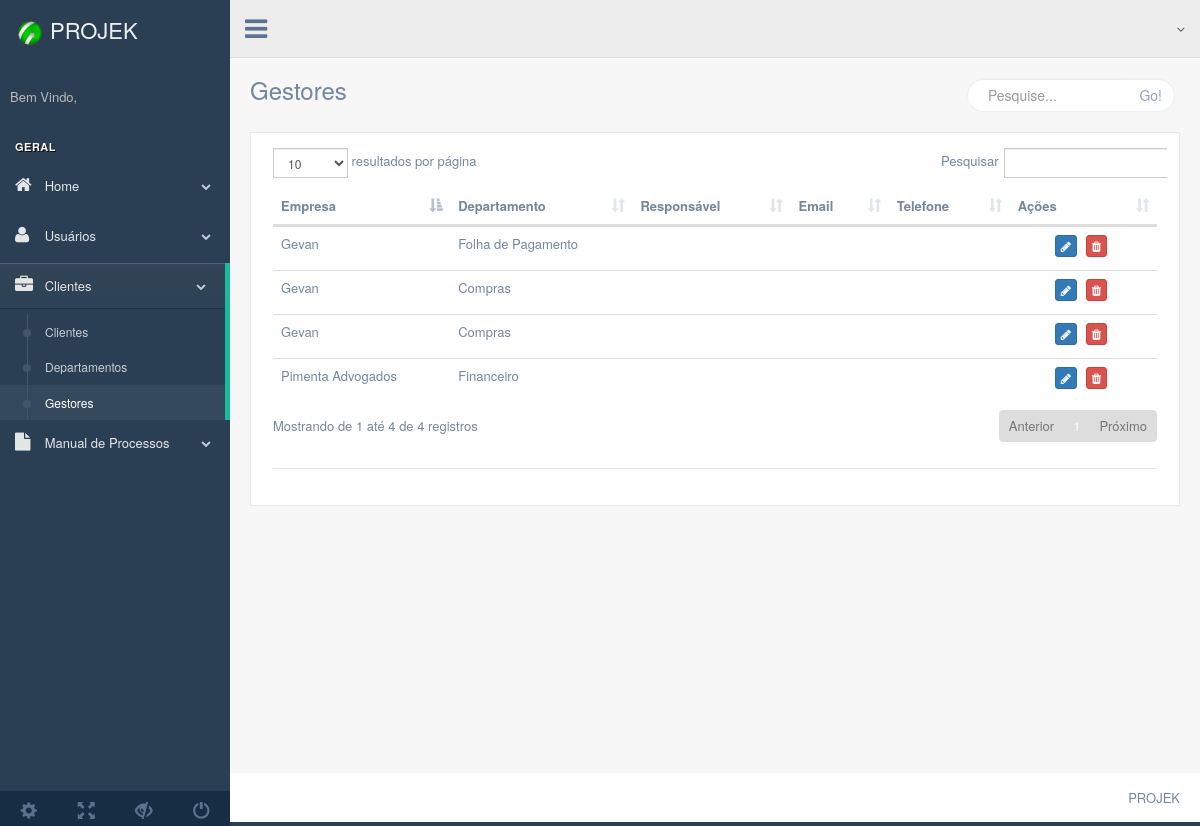
/production/php/clientes/gestores.php, run on an earlier commit of the app's database.
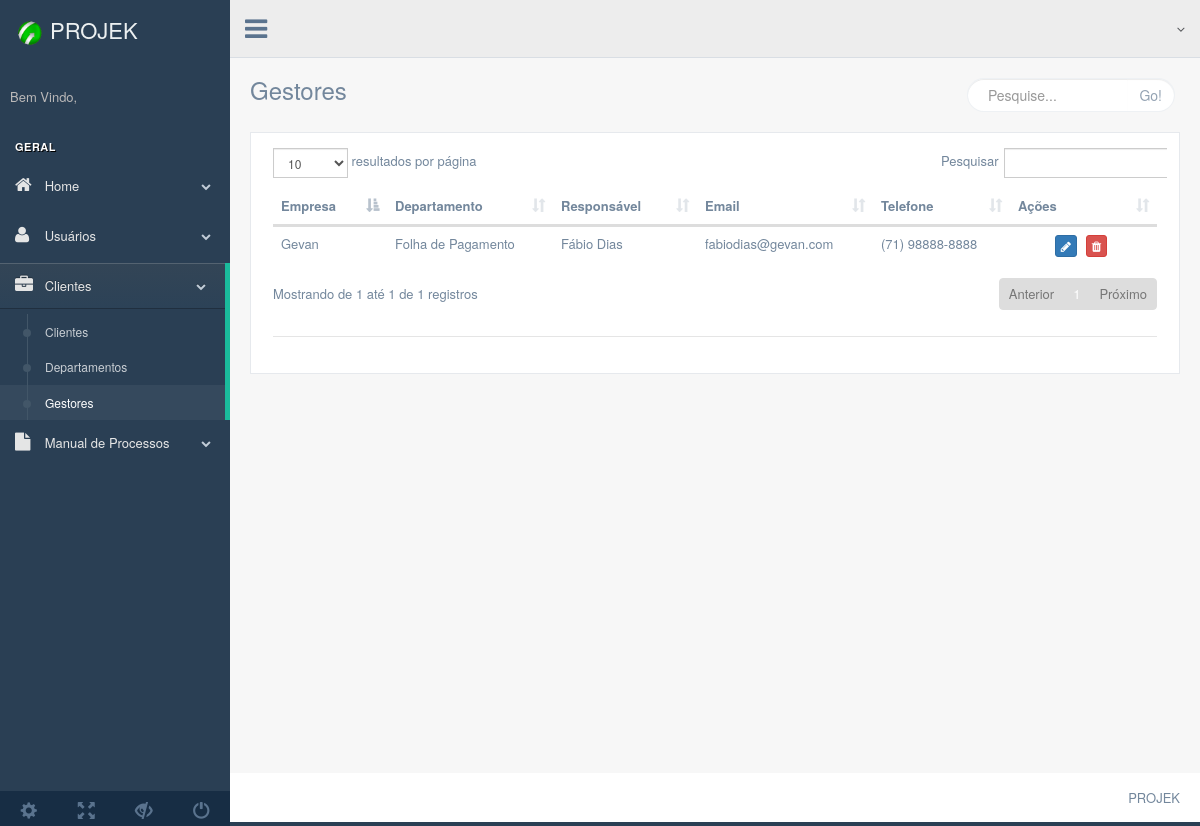
And on a later commit of the database.
### tables this page shows
CREATE TABLE `departamentos` (
  `id_departamento` int(11) NOT NULL,
  `id_cliente` int(11) DEFAULT NULL,
  `nome` varchar(255) DEFAULT NULL
);

CREATE TABLE `clientes` (
  `id_cliente` int(11) NOT NULL,
  `nome` varchar(255) DEFAULT NULL
);

CREATE TABLE `gestor_dep` (
  `id_gestor_dep` int(11) NOT NULL,
  `id_departamento` int(11) DEFAULT NULL,
  `nome` varchar(255) DEFAULT NULL,
  `email` varchar(255) DEFAULT NULL,
  `tel` varchar(25) DEFAULT NULL,
  `cargo` varchar(255) DEFAULT NULL
);

### production/php/bancos/banco-departamento.php (called while the page is built, shortened)
<?php
function listaDepartamentos($conexao){
  $clientes = array();
    $query = "select  * from departamentos";
    $resultado = mysqli_query($conexao, $query);
    while ($cliente = mysqli_fetch_assoc($resultado)) {
      array_push($clientes, $cliente);
    }
    return $clientes;
}
?>

### production/php/bancos/banco-cliente.php (called while the page is built, shortened)
<?php
function  buscaCliente($conexao , $id_cliente){
    $query = "select  * from clientes where id_cliente = $id_cliente";
    $resultado = mysqli_query($conexao, $query);
    $cliente = mysqli_fetch_assoc($resultado);
    return $cliente;
}

### production/php/bancos/banco-gestores.php (called while the page is built)
<?php
function  buscaGestoresDepartamentos($conexao , $id_departamento){
    $query = "select  * from gestor_dep where id_departamento = $id_departamento";
    $resultado = mysqli_query($conexao, $query);
    $departamento = mysqli_fetch_assoc($resultado);
    return $departamento;
}

### production/php/clientes/gestores.php (the view, shortened to what the changed rows need)
<?php include "../bancos/conecta.php";?>
<?php include "../bancos/banco-cliente.php";?>
<?php include "../bancos/banco-departamento.php";?>
<?php include "../bancos/banco-gestores.php";?>
<?php
  $departamentos = listaDepartamentos($conexao);
?>
<!DOCTYPE html>
<html lang="en">
  <head>
    <link href="../../../vendors/bootstrap/dist/css/bootstrap.min.css" rel="stylesheet">
    <link href="../../../vendors/font-awesome/css/font-awesome.min.css" rel="stylesheet">
    <link href="../../../vendors/nprogress/nprogress.css" rel="stylesheet">
    <link href="../../../vendors/iCheck/skins/flat/green.css" rel="stylesheet">
    <link href="../../../vendors/datatables.net-bs/css/dataTables.bootstrap.min.css" rel="stylesheet">
    <link href="../../../vendors/datatables.net-buttons-bs/css/buttons.bootstrap.min.css" rel="stylesheet">
    <link href="../../../vendors/datatables.net-fixedheader-bs/css/fixedHeader.bootstrap.min.css" rel="stylesheet">
    <link href="../../../vendors/datatables.net-responsive-bs/css/responsive.bootstrap.min.css" rel="stylesheet">
    <link href="../../../vendors/datatables.net-scroller-bs/css/scroller.bootstrap.min.css" rel="stylesheet">
    <link rel="stylesheet" type="text/css" href="../../../vendors/bootstrap-notify-3.1.3/dist/bootstrap-notify.js">
    <link href="../../../build/css/custom.min.css" rel="stylesheet">
  </head>
  <body class="nav-md">
    <div class="container body">
      <div class="main_container">
        <div class="right_col" role="main">
          <div class="">
            <div class="row">
              <div class="col-md-12 col-sm-12 col-xs-12">
                <div class="x_panel">
                  <div class="x_content">
                    <div class="row">
                      <div class="col-md-12 col-sm-12 col-xs-12">
                        <table id="tabela" class="table table-hover">
                          <thead>
                            <tr>
                              <th>Empresa</th>
                              <th>Departamento</th>
                              <th>Responsável</th>
                              <th>Email</th>
                              <th>Telefone</th>
                              <th class="col-md-2">Ações</th>
                            </tr>
                          </thead>
                          <tbody>
                            <?php
                              foreach ($departamentos as  $departamento) {
                                $cliente = buscaCliente($conexao, $departamento['id_cliente']);
                                $gestor = buscaGestoresDepartamentos($conexao, $departamento['id_departamento']);
                            ?>
                            <tr>
                              <td><?=$cliente['nome']?></td>
                              <td><?=$departamento['nome']?></td>
                              <td><?=$gestor['nome']?></td>
                              <td><?=$gestor['email']?></td>
                              <td><?=$gestor['tel']?></td>
                              <td align="center">
                                <a href="../forms/form-altera-gestor.php?id_gestor_dep=<?=$gestor['id_gestor_dep']?>"><button class="btn btn-primary btn-xs"><i class="fa fa-pencil"></i></button></a>
                                <a href="../remove/remove-gestor_dep.php?id_gestor_dep=<?=$gestor['id_gestor_dep']?>"><button class="btn btn-danger btn-xs"><i class="fa fa-trash"></i></button></a>
                              </td>
                            </tr>
                            <?php
                              }
                            ?>
                          </tbody>
                        </table>
                        <div class="ln_solid"></div>
                        </div>
                      </div>
                    </div>
                  </div>
                </div>
              </div>
            </div>
          </div>
        </div>
      </div>
  </body>
</html>

What changed in the data, as far as the page shows it:
removed departamentos: id_cliente.nome "Gevan", nome "Folha de Pagamento"
removed departamentos: id_cliente.nome "Pimenta Advogados", nome "Financeiro"
removed departamentos: id_cliente.nome "Gevan", nome "Compras"
removed departamentos: id_cliente.nome "Gevan", nome "Compras"
added departamentos: id_cliente.nome "Gevan", nome "Folha de Pagamento", gestor_dep.nome "Fábio Dias", gestor_dep.email "fabiodias@gevan.com", gestor_dep.tel "(71) 98888-8888"
Also different on the page:
text written by a page script: "resultados por página Pesquisar Mostrando de 1 até 4 de 4 registros Anterior 1 Próximo" → "resultados por página Pesquisar Mostrando de 1 até 1 de 1 registros Anterior 1 Próximo"
